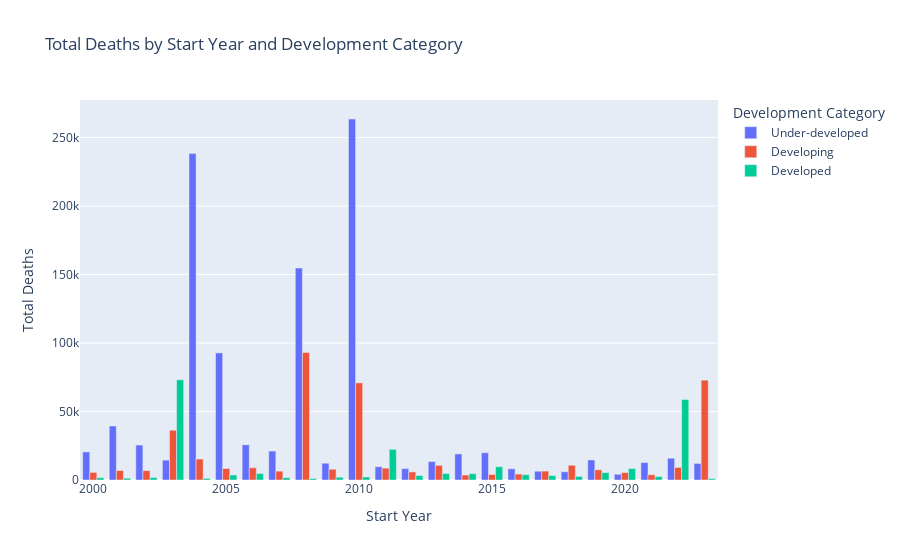

This figure's notebook cell:
### Markdown cell above
##### We are excluding some countries here

### Code cell
import pandas as pd
import plotly.express as px

# Assuming you have loaded your data into a DataFrame called df_test

# Binning country development score into three categories
df_test['Development_Category'] = pd.cut(df_test['country_devlopment_score'], bins=[0, 20, 35, float('inf')], labels=['Under-developed', 'Developing', 'Developed'])

# Grouping data by 'Start Year' and 'Development_Category', and summing 'Total Deaths'
grouped_data = df_test.groupby(['Start Year', 'Development_Category'])['Total Deaths'].sum().reset_index()

# Creating the bar chart using Plotly
fig = px.bar(grouped_data, x='Start Year', y='Total Deaths', color='Development_Category',
             labels={'Start Year': 'Start Year', 'Total Deaths': 'Total Deaths', 'Development_Category': 'Development Category'},
             title='Total Deaths by Start Year and Development Category',
             barmode='group')

fig.update_layout(xaxis_title='Start Year', yaxis_title='Total Deaths', legend_title='Development Category')

fig.show()

### Figure 1 — Plotly figure (JSON) as saved in the notebook; plotly's stock layout.template omitted (floating-point values rounded to 4 significant figures)
{"data": [{"alignmentgroup": "True", "hovertemplate": "Development Category=Under-developed<br>Start Year=%{x}<br>Total Deaths=%{y}<extra></extra>", "legendgroup": "Under-developed", "marker": {"color": "#636efa", "pattern": {"shape": ""}}, "name": "Under-developed", "offsetgroup": "Under-developed", "orientation": "v", "showlegend": true, "textposition": "auto", "type": "bar", "x": [2000, 2001, 2002, 2003, 2004, 2005, 2006, 2007, 2008, 2009, 2010, 2011, 2012, 2013, 2014, 2015, 2016, 2017, 2018, 2019, 2020, 2021, 2022, 2023], "xaxis": "x", "y": [20501, 39397, 25509, 14486, 238218, 92761, 25687, 21106, 154689, 12256, 263471, 9663, 8317, 13454, 19025, 19895, 8191, 6408, 6039, 14613, 4178, 12749, 15906, 12084], "yaxis": "y"}, {"alignmentgroup": "True", "hovertemplate": "Development Category=Developing<br>Start Year=%{x}<br>Total Deaths=%{y}<extra></extra>", "legendgroup": "Developing", "marker": {"color": "#EF553B", "pattern": {"shape": ""}}, "name": "Developing", "offsetgroup": "Developing", "orientation": "v", "showlegend": true, "textposition": "auto", "type": "bar", "x": [2000, 2001, 2002, 2003, 2004, 2005, 2006, 2007, 2008, 2009, 2010, 2011, 2012, 2013, 2014, 2015, 2016, 2017, 2018, 2019, 2020, 2021, 2022, 2023], "xaxis": "x", "y": [5552, 6923, 6837, 36302, 15284, 8408, 8961, 6463, 93077, 7863, 70877, 8645, 5883, 10691, 3617, 4033, 4338, 6501, 10759, 7407, 5415, 3800, 9189, 72867], "yaxis": "y"}, {"alignmentgroup": "True", "hovertemplate": "Development Category=Developed<br>Start Year=%{x}<br>Total Deaths=%{y}<extra></extra>", "legendgroup": "Developed", "marker": {"color": "#00cc96", "pattern": {"shape": ""}}, "name": "Developed", "offsetgroup": "Developed", "orientation": "v", "showlegend": true, "textposition": "auto", "type": "bar", "x": [2000, 2001, 2002, 2003, 2004, 2005, 2006, 2007, 2008, 2009, 2010, 2011, 2012, 2013, 2014, 2015, 2016, 2017, 2018, 2019, 2020, 2021, 2022, 2023], "xaxis": "x", "y": [1686, 1324, 1769, 73097, 1158, 3641, 4759, 1700, 1056, 2034, 2220, 22385, 3246, 4721, 4636, 9697, 3844, 3258, 2621, 5368, 8386, 2491, 58735, 1019], "yaxis": "y"}], "layout": {"barmode": "group", "legend": {"title": {"text": "Development Category"}, "tracegroupgap": 0}, "title": {"text": "Total Deaths by Start Year and Development Category"}, "xaxis": {"anchor": "y", "domain": [0, 1], "title": {"text": "Start Year"}}, "yaxis": {"anchor": "x", "domain": [0, 1], "title": {"text": "Total Deaths"}}}}
